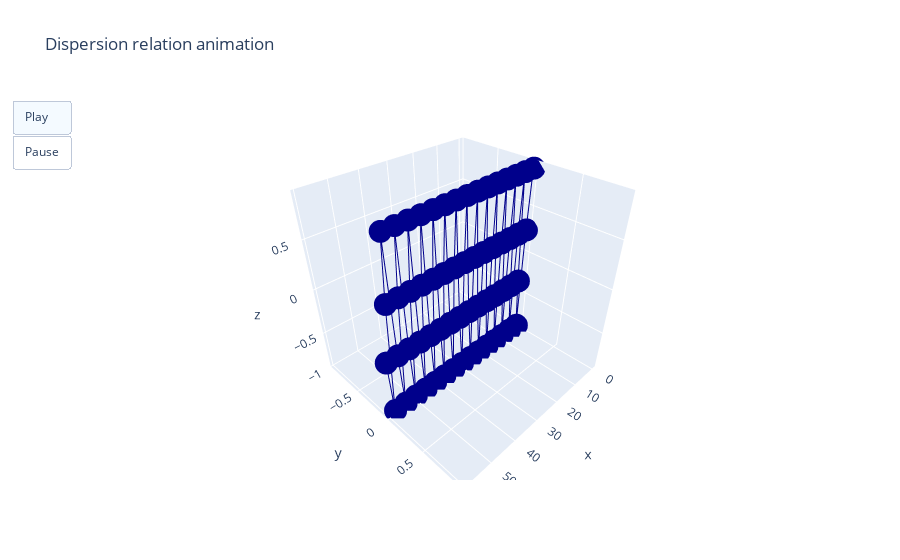

The code cell stored with this chart in its notebook:
### Code cell
import numpy as np
import plotly.graph_objects as go

# Parameters
q = np.pi
idx = min(range(len(ml1d.qs)), key=lambda i: abs(ml1d.qs[i]-q))
N = 30
mode = 0 # 0 for phonon, 1 for photon
w = ws[idx, mode] # /s

# Print infos
print("Angular frequency: ", w)
print("Wave number: ", q)

# Parameters for animation
fps = 10 # /s
animation_length = 3 # s

# Construct frames
frames = []
for t in range(animation_length * fps):
    dt = t / fps
    dphase = dt * w * np.pi
    y = []
    for i in range(N):
        y.append(evs[idx, mode, 0] * np.exp(1.j * (q * i + dphase)))
        y.append(evs[idx, mode, 1] * np.exp(1.j * (q * i + dphase)))
    y = np.array(y)
    frames.append(go.Frame(data=[go.Scatter3d(z=y.real, x=list(range(len(y.real))), y=[0] * len(y.real),
        line=dict(
            color='darkblue',
            width=2
        ))],
        traces =[0]
    ))

# Figure components
start_button = dict(
        label="Play",
        method="animate",
        args=[
            None, 
            {
                "frame":{"duration": 1000 / fps, "redraw": False},
                "fromcurrent": True, 
                "transition": {"duration": 100}
            }])
pause_button = dict(
        label="Pause",
        method="animate",
        args=[
            [None], 
            {
                "frame": {"duration": 0, "redraw": False},
                "mode": "immediate",
                "transition": {"duration": 0}
            }])

# Plot
fig = go.Figure(
    data=frames[0].data,
    layout=go.Layout(
        title="Dispersion relation animation",
        autosize=True,
        updatemenus=[
            dict(
                type="buttons",
                buttons=[start_button, pause_button])
        ]
    ),
    frames=frames[1:])
fig.show()

### Figure 1 — Plotly figure (JSON) as saved in the notebook; plotly's stock layout.template omitted (floating-point values rounded to 4 significant figures)
{"data": [{"line": {"color": "darkblue", "width": 2}, "type": "scatter3d", "x": [0, 1, 2, 3, 4, 5, 6, 7, 8, 9, 10, 11, 12, 13, 14, 15, 16, 17, 18, 19, 20, 21, 22, 23, 24, 25, 26, 27, 28, 29, 30, 31, 32, 33, 34, 35, 36, 37, 38, 39, 40, 41, 42, 43, 44, 45, 46, 47, 48, 49, 50, 51, 52, 53, 54, 55, 56, 57, 58, 59], "y": [0, 0, 0, 0, 0, 0, 0, 0, 0, 0, 0, 0, 0, 0, 0, 0, 0, 0, 0, 0, 0, 0, 0, 0, 0, 0, 0, 0, 0, 0, 0, 0, 0, 0, 0, 0, 0, 0, 0, 0, 0, 0, 0, 0, 0, 0, 0, 0, 0, 0, 0, 0, 0, 0, 0, 0, 0, 0, 0, 0], "z": [0.8765, 0.279, -0.8765, -0.279, 0.8765, 0.279, -0.8765, -0.279, 0.8765, 0.279, -0.8765, -0.279, 0.8765, 0.279, -0.8765, -0.279, 0.8765, 0.279, -0.8765, -0.279, 0.8765, 0.279, -0.8765, -0.279, 0.8765, 0.279, -0.8765, -0.279, 0.8765, 0.279, -0.8765, -0.279, 0.8765, 0.279, -0.8765, -0.279, 0.8765, 0.279, -0.8765, -0.279, 0.8765, 0.279, -0.8765, -0.279, 0.8765, 0.279, -0.8765, -0.279, 0.8765, 0.279, -0.8765, -0.279, 0.8765, 0.279, -0.8765, -0.279, 0.8765, 0.279, -0.8765, -0.279]}], "layout": {"autosize": true, "title": {"text": "Dispersion relation animation"}, "updatemenus": [{"buttons": [{"args": [null, {"frame": {"duration": 100, "redraw": false}, "fromcurrent": true, "transition": {"duration": 100}}], "label": "Play", "method": "animate"}, {"args": [[null], {"frame": {"duration": 0, "redraw": false}, "mode": "immediate", "transition": {"duration": 0}}], "label": "Pause", "method": "animate"}], "type": "buttons"}]}}
